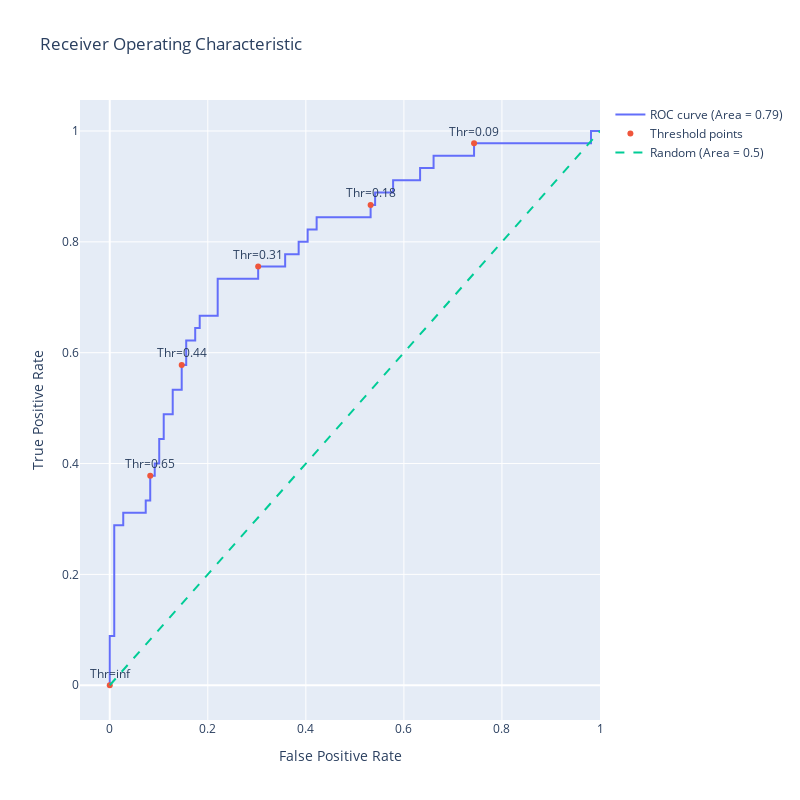

This figure's notebook cell:
### Code cell
import plotly.graph_objects as go
import numpy as np
from sklearn.metrics import roc_auc_score

# Assuming fpr, tpr, thresholds are already calculated as before
fpr, tpr, thresholds = roc_curve(yy_test, Y_score)

# Calculate the AUC (Area Under the Curve)
roc_auc = roc_auc_score(yy_test, Y_score)

# Generate a trace for ROC curve
trace0 = go.Scatter(
    x=fpr,
    y=tpr,
    mode='lines',
    name=f'ROC curve (Area = {roc_auc:.2f})'
)

# Only label every nth point to avoid cluttering
n = 10
indices = np.arange(len(thresholds)) % n == 0  # Choose indices where index mod n is 0

trace1 = go.Scatter(
    x=fpr[indices], 
    y=tpr[indices], 
    mode='markers+text', 
    name='Threshold points', 
    text=[f"Thr={thr:.2f}" for thr in thresholds[indices]], 
    textposition='top center'
)

# Diagonal line
trace2 = go.Scatter(
    x=[0, 1], 
    y=[0, 1], 
    mode='lines', 
    name='Random (Area = 0.5)', 
    line=dict(dash='dash')
)

data = [trace0, trace1, trace2]

# Define layout with square aspect ratio
layout = go.Layout(
    title='Receiver Operating Characteristic',
    xaxis=dict(title='False Positive Rate'),
    yaxis=dict(title='True Positive Rate'),
    autosize=False,
    width=800,
    height=800,
    showlegend=True
)

# Define figure and add data
fig = go.Figure(data=data, layout=layout)

# Show figure
fig.show()

### Figure 1 — Plotly figure (JSON) as saved in the notebook; plotly's stock layout.template omitted (floating-point values rounded to 4 significant figures)
{"data": [{"mode": "lines", "name": "ROC curve (Area = 0.79)", "type": "scatter", "x": [0, 0, 0, 0.009174, 0.009174, 0.02752, 0.02752, 0.07339, 0.07339, 0.08257, 0.08257, 0.09174, 0.09174, 0.1009, 0.1009, 0.1101, 0.1101, 0.1284, 0.1284, 0.1468, 0.1468, 0.156, 0.156, 0.1743, 0.1743, 0.1835, 0.1835, 0.2202, 0.2202, 0.3028, 0.3028, 0.3578, 0.3578, 0.3853, 0.3853, 0.4037, 0.4037, 0.422, 0.422, 0.5321, 0.5321, 0.5413, 0.5413, 0.578, 0.578, 0.633, 0.633, 0.6606, 0.6606, 0.7431, 0.7431, 0.9817, 0.9817, 1], "y": [0, 0.02222, 0.08889, 0.08889, 0.2889, 0.2889, 0.3111, 0.3111, 0.3333, 0.3333, 0.3778, 0.3778, 0.4, 0.4, 0.4444, 0.4444, 0.4889, 0.4889, 0.5333, 0.5333, 0.5778, 0.5778, 0.6222, 0.6222, 0.6444, 0.6444, 0.6667, 0.6667, 0.7333, 0.7333, 0.7556, 0.7556, 0.7778, 0.7778, 0.8, 0.8, 0.8222, 0.8222, 0.8444, 0.8444, 0.8667, 0.8667, 0.8889, 0.8889, 0.9111, 0.9111, 0.9333, 0.9333, 0.9556, 0.9556, 0.9778, 0.9778, 1, 1]}, {"mode": "markers+text", "name": "Threshold points", "text": ["Thr=inf", "Thr=0.65", "Thr=0.44", "Thr=0.31", "Thr=0.18", "Thr=0.09"], "textposition": "top center", "type": "scatter", "x": [0, 0.08257, 0.1468, 0.3028, 0.5321, 0.7431], "y": [0, 0.3778, 0.5778, 0.7556, 0.8667, 0.9778]}, {"line": {"dash": "dash"}, "mode": "lines", "name": "Random (Area = 0.5)", "type": "scatter", "x": [0, 1], "y": [0, 1]}], "layout": {"autosize": false, "height": 800, "showlegend": true, "title": {"text": "Receiver Operating Characteristic"}, "width": 800, "xaxis": {"title": {"text": "False Positive Rate"}}, "yaxis": {"title": {"text": "True Positive Rate"}}}}
